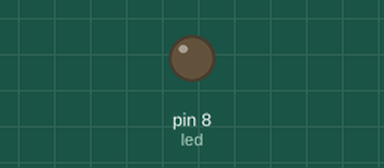
A sketch run on a simulated Arduino Uno, built with avr-gcc and run on an emulated ATmega328P. On the bench: output pins drawn as LEDs (lit = HIGH).

Above: at 1.3 s.
At 44.5 s:
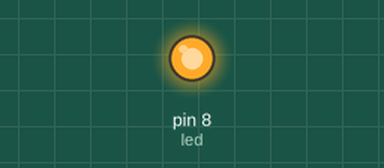
Timing chart, 0 to 45.5 s (numbered marks = the images above):
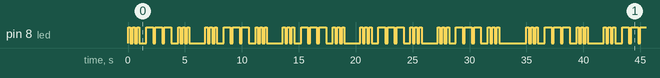

The sketch:

partB.ino
```cpp
/*
    Lab 4 - Part B
    SOS LED

    Samuel Volk, 07/10/2014

    This sketch just blinks an LED with morse code of "SOS". It blinks it 5
    times then waits 1 second then repeats. Dits are 1 unit, dahs are 3, there
    is a 7 unit wait between words ("SOS" is a word), 1 unit in between
    letters.


    Debugging and Verification:
    - moved repetitive blinking code to blink() function
    - wrote wait() function
    - modified blink() function to include delays so delay() is now not needed
    - blink rate a little too slow, was 250 now set to 200
*/

// Global variables
int led = 8;        // led pin #
int tconst = 200;   // time constant value


// blink function to blink led with an on time and an offtime (both multiplied
// against the time constant)
void blink(int ontime, int offtime)
{
    digitalWrite(led, HIGH);
    delay(tconst * ontime);     // ontime is a multiplier...
    digitalWrite(led, LOW);     //
    delay(tconst * offtime);    // ...same with offtime
}


void setup()
{
    pinMode(led, OUTPUT);   // all our pins are ready!
                            // let's rock and roll ladies
}

void loop()
{
     // cycle 5 times through SOS
    for (int i = 0; i < 5; i++)
    {
        // S
        // ...
        blink(1, 1);
        blink(1, 1);
        blink(1, 3);    // 3 time constants because end of letter

        // O
        // ---
        blink(3, 1);
        blink(3, 1);
        blink(3, 3);    // 3 time constants because end of letter

        // S
        // ...
        blink(1, 1);
        blink(1, 1);
        blink(1, 7);    // 7 time constants because end of word
    }

    // standard wait between 5 cycles
    delay(1000);
}
```

Measured:
- by itself, pin 8 (led): moves between LOW and HIGH, repeating every 35.0 s
- by itself, everything shown: repeats every 35.0 s, in 90 steps
